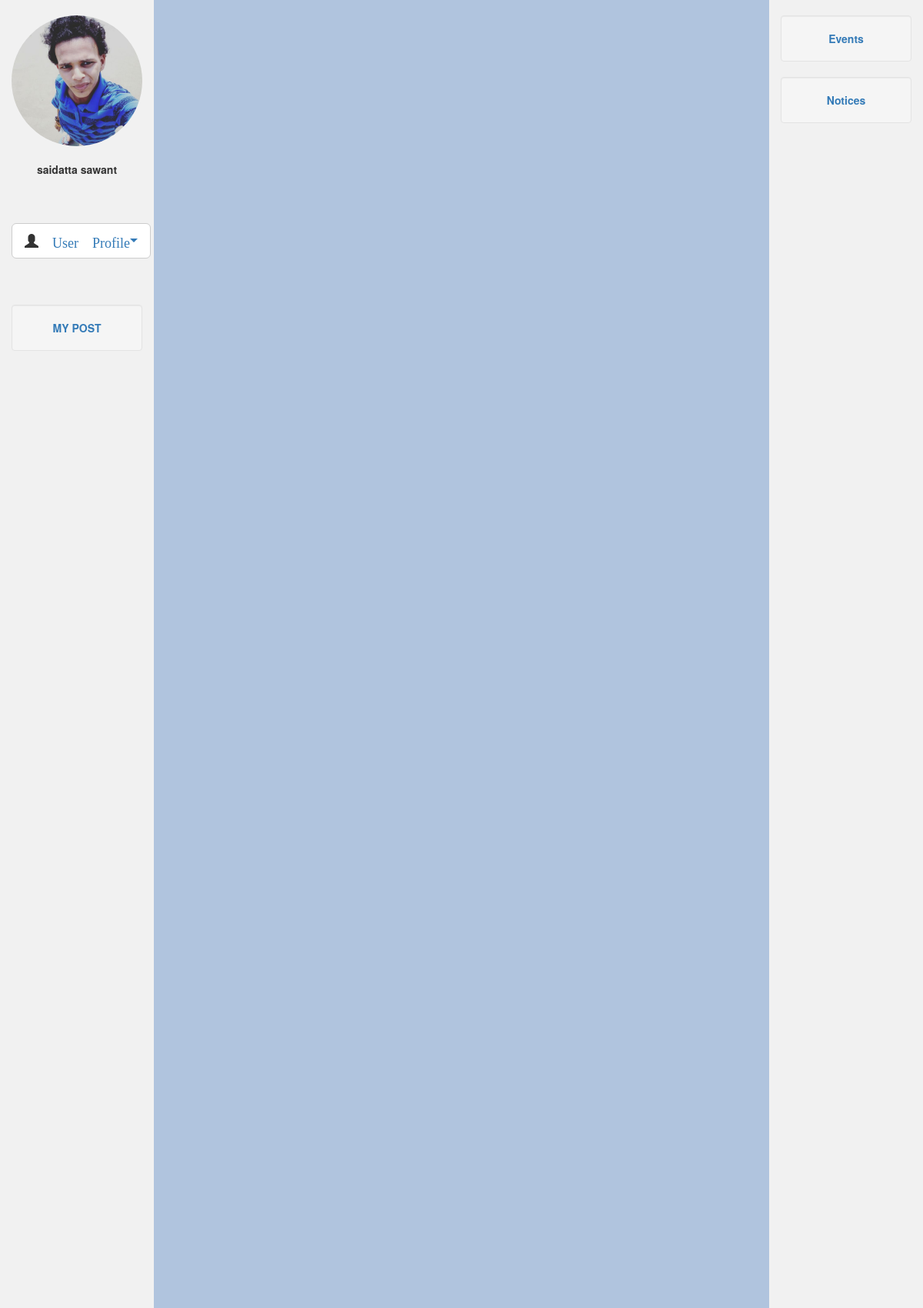
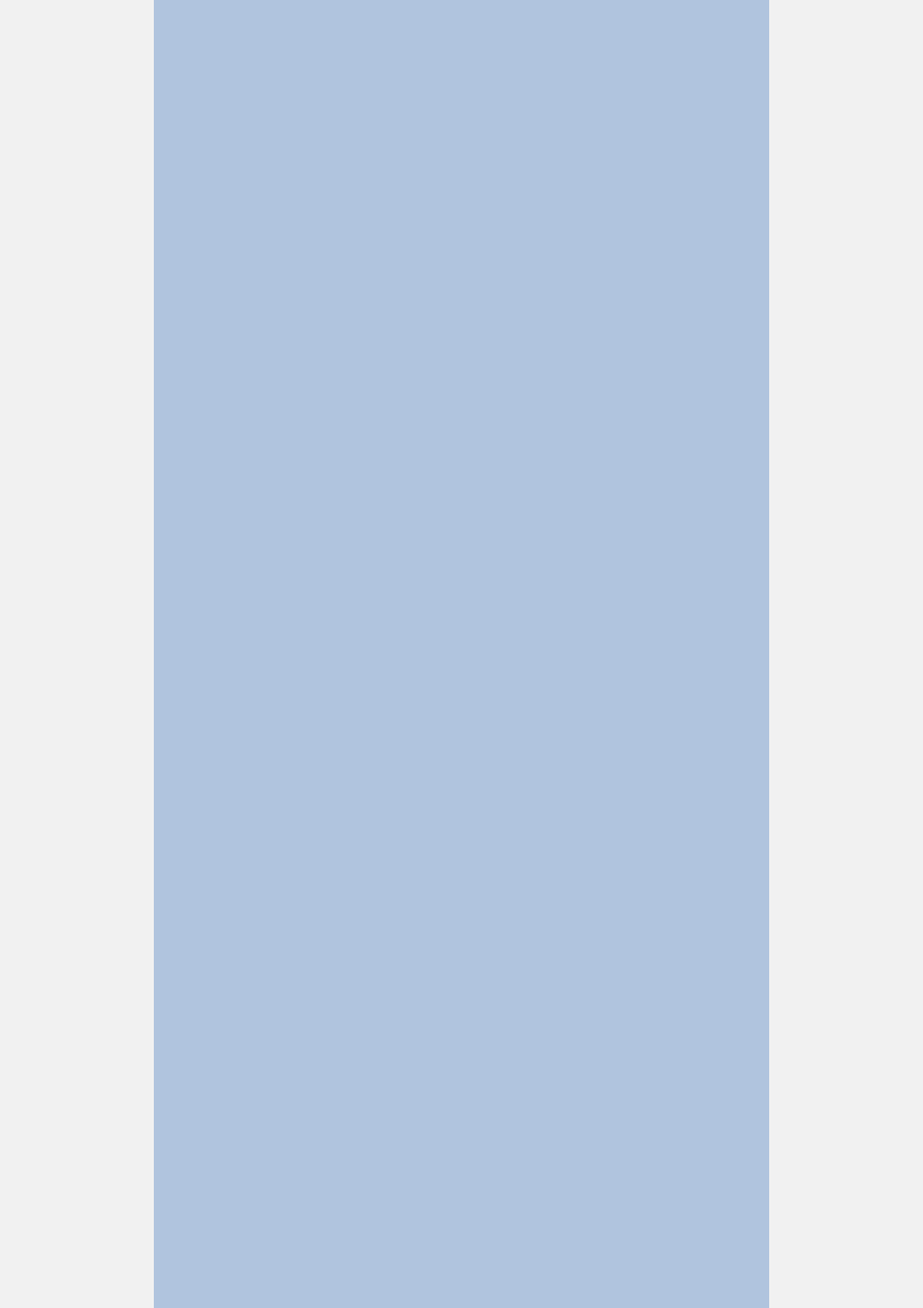
The page /extrafiles/eventnoti/notification1.php (signed in, upper part) on the database its author committed (2 pictures, top to bottom).
### tables this page shows
CREATE TABLE IF NOT EXISTS `col_registration` (
  `REG_ID` int(11) NOT NULL AUTO_INCREMENT,
  `REG_FIRSTNAME` varchar(20) NOT NULL,
  `REG_LASTNAME` varchar(20) NOT NULL,
  `REG_EMAIL` varchar(63) NOT NULL,
  `REG_CLASS` varchar(11) NOT NULL,
  `REG_UNIVERSITY` varchar(20) NOT NULL,
  `REG_ADDRESS` varchar(50) NOT NULL,
  `REG_MOBILENO` bigint(10) NOT NULL,
  `REG_GENDER` varchar(10) NOT NULL,
  `REG_USERNAME` varchar(20) NOT NULL,
  `REG_PWD` varchar(25) NOT NULL,
  `REG_DOB` varchar(10) NOT NULL,
  `dp` varchar(100) NOT NULL,
  PRIMARY KEY (`REG_ID`)
);

### extrafiles/eventnoti/notification1.php (the view, shortened to what this page needs)
<!DOCTYPE html>
<html lang="en">
<head>
  <link rel="stylesheet" href="https://maxcdn.bootstrapcdn.com/bootstrap/3.3.7/css/bootstrap.min.css">
</head>
<body style="background:  #B0C4DE;">
<?php
          $user=$_SESSION['user'];
           $query="SELECT * from col_registration where REG_FIRSTNAME='$user' ";
           $res=mysql_query($query);
           $row=mysql_fetch_row($res);
           ?>
<div class="container-fluid text-center">
  <div class="row content">
    <div class="col-sm-2 sidenav">
    <img src="<?php echo$row[12];?>" style="max-width: 170px; max-height: 170px;" class="img img-responsive img-circle">
    <br><strong><?php echo$row[1].' '.$row[2] ?></strong>
    <br>
    <br>
    <br>
    <br>
         <button type="button" class="btn btn-default btn-lg"><li class="dropdown glyphicon glyphicon-user">
          <a class="dropdown-toggle" data-toggle="dropdown" href="view.html">User Profile<span class="caret"></span></a>
        </li>
        </button>
        <br>
        <br>
    <br><br>
        <div class="well">
        <a href="mypost.php"><strong>MY POST</strong></a>
      </div>
    </div>
    <div class="col-sm-2 sidenav">
     <div class="well">
        <a href="upcomingevent1.php"><strong>Events</strong></a>
      </div>
      <div class="well">
        <a href="impnotices.php"><strong> Notices </strong> </a>
      </div>
    </div>
  </div>
</div>
</body>
</html>

### extrafiles/eventnoti/notification1.php (style rules this page uses)
.row.content { height: 450px }
.sidenav { padding-top: 20px; background-color: #f1f1f1; height: 1280%; }

### rows shown on the page
col_registration: dp (picture), REG_FIRSTNAME "saidatta", REG_LASTNAME "sawant"
